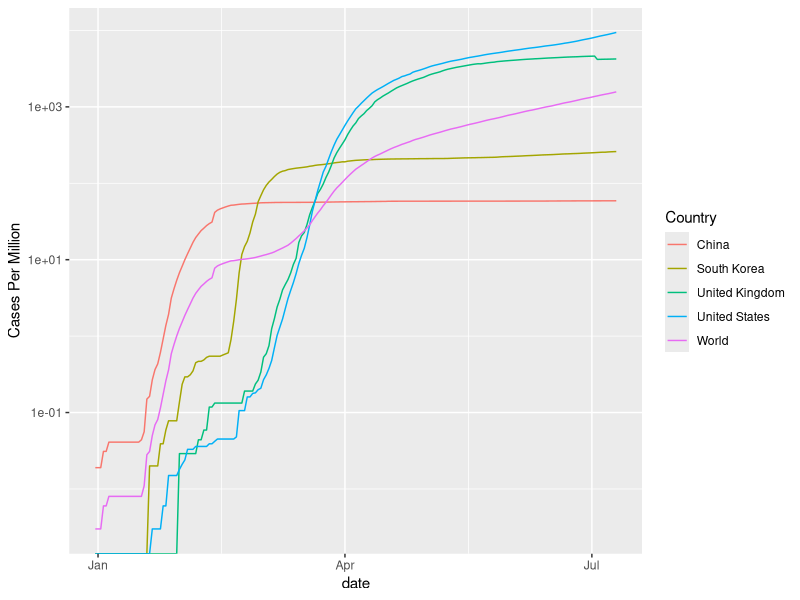

The R script that drew this image:
library(tidyverse)
setwd("/Users/tylermanderfield/Desktop/Group7OrientationHackathon")
data <- read_csv("./data/total_cases_per_million.csv", col_names=T)

data_test <- data %>% gather(key = "Country", value = "Cases Per Million",colnames(data[,2:ncol(data)]))
data_test

Subset_Data <- data_test %>% filter(Country %in% c("United States", "China","United Kingdom","World","South Korea"))

library(ggplot2)
ggplot(data=Subset_Data) + geom_line(aes(x=date,y=`Cases Per Million`, color=Country)) + scale_y_log10()



